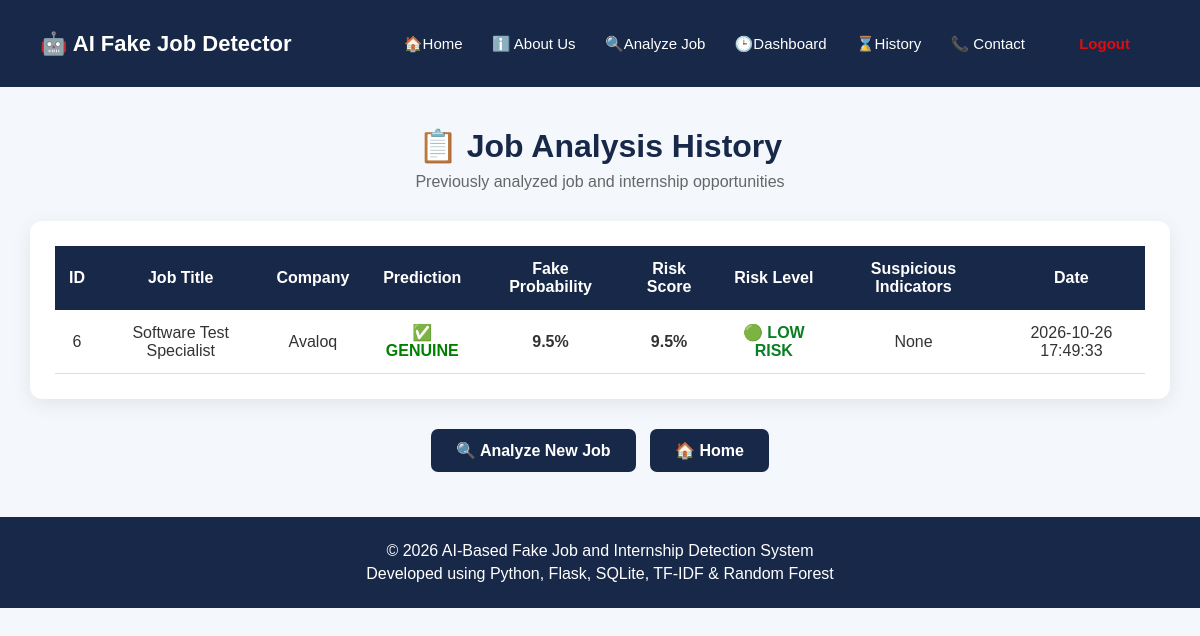
The app's page /history (signed in) with its own data.
### tables this page shows
CREATE TABLE job_analysis (

                id INTEGER PRIMARY KEY AUTOINCREMENT,

                user_id INTEGER,

                job_title TEXT NOT NULL,

                company_name TEXT NOT NULL,

                job_description TEXT,

                requirements TEXT,

                salary TEXT,

                prediction TEXT NOT NULL,

                fake_probability REAL,

                risk_score REAL,

                risk_level TEXT,

                suspicious_indicators TEXT,

                analysis_date TEXT,

                FOREIGN KEY(user_id) REFERENCES users(id)

            );

### app.py (the view)
@app.route("/history")
@login_required
def history():
    analyses = query_all("""
        SELECT id, job_title, company_name, prediction, fake_probability,
               risk_score, risk_level, suspicious_indicators, analysis_date
        FROM job_analysis WHERE user_id = ? ORDER BY id DESC LIMIT 500
    """, (session["user_id"],))
    return render_template("history.html", analyses=analyses)

### app.py (called while the page is built, shortened)
def get_db():
    connection = sqlite3.connect(str(DATABASE_PATH))
    connection.row_factory = sqlite3.Row
    return connection

def query_all(sql, params=()):
    with closing(get_db()) as connection:
        return connection.execute(sql, params).fetchall()

def get_settings():
    settings = dict(DEFAULT_SETTINGS)
    try:
        for row in query_all("SELECT key, value FROM app_settings"):
            settings[row["key"]] = row["value"]
    except sqlite3.Error:
        pass
    return settings

def login_required(view):
    @wraps(view)
    def wrapped(*args, **kwargs):
        if "user_id" not in session:
            flash("Please log in to continue.", "error")
            return redirect(url_for("login"))
        return view(*args, **kwargs)
    return wrapped

@app.context_processor
def inject_user():
    return {
        "current_user_name": session.get("user_name"),
        "current_user_email": session.get("user"),
        "is_logged_in": "user_id" in session,
        "is_admin": session.get("user") == ADMIN_EMAIL,
    }

@app.context_processor
def inject_site_settings():
    settings = get_settings()
    return {"site_name": settings["site_name"], "maintenance_mode": settings["maintenance_mode"]}

@app.after_request
def add_maintenance_banner(response):
    try:
        if (response.mimetype == "text/html" and response.status_code == 200
                and not request.path.startswith("/admin")):
            settings = get_settings()
    except Exception as exc:
        print("Banner error:", exc)
    return response

@app.after_request
def no_cache_for_private_pages(response):
    if "user_id" in session:
        response.headers["Cache-Control"] = "no-store"
    return response

### templates/history.html (shortened to what this page needs)
<!DOCTYPE html>
<html lang="en">
<head>
</head>
<body>
    <nav class="navbar">
<h2> 🤖 AI Fake Job Detector </h2>
<div class="navbar-links">
     <a href="/"> 🏠Home </a>
    <a href="/about">ℹ️ About Us</a>
    <a href="/analyze"> 🔍Analyze Job </a>
     <a href="/dashboard"> 🕒Dashboard </a>
     <a href="/history"> ⌛History </a>
     <a href="/contact">📞 Contact </a>
      {% if session.get("user_id") %}
     <a class=" btn btn-primary ms-2 nav-link text-danger" href="/logout" style="color: #df0d0d;"> Logout </a>
     {% else %}
     <a class="btn btn-primary ms-2" href="/login" style="color: #df0d0d;"> Login </a>
     {% endif %}
    </div>
</nav>
    <div class="container">
        <div class="page-title">
            <h1>
                📋 Job Analysis History
            </h1>
            <p>
                Previously analyzed job and internship opportunities
            </p>
        </div>
        <div class="table-box">
            {% if analyses %}
            <table>
                <thead>
                    <tr>
                        <th>
                            ID
                        </th>
                        <th>
                            Job Title
                        </th>
                        <th>
                            Company
                        </th>
                        <th>
                            Prediction
                        </th>
                        <th>
                            Fake Probability
                        </th>
                        <th>
                            Risk Score
                        </th>
                        <th>
                            Risk Level
                        </th>
                        <th>
                            Suspicious Indicators
                        </th>
                        <th>
                            Date
                        </th>
                    </tr>
                </thead>
                <tbody>
                    {% for analysis in analyses %}
                    <tr>
                        <td>
                            {{ analysis["id"] }}
                        </td>
                        <td>
                            {{ analysis["job_title"] }}
                        </td>
                        <td>
                            {{ analysis["company_name"] }}
                        </td>
                        <td>
                            {% if analysis["prediction"] == "FAKE / SUSPICIOUS" %}
                                <span class="fake">
                                    🚨 FAKE / SUSPICIOUS
                                </span>
                            {% else %}
                                <span class="genuine">
                                    ✅ GENUINE
                                </span>
                            {% endif %}
                        </td>
                        <td class="score">
                            {{ analysis["fake_probability"] }}%
                        </td>
                        <td class="score">
                            {{ analysis["risk_score"] }}%
                        </td>
                        <td>
                            {% if analysis["risk_level"] == "HIGH RISK" %}
                                <span class="high-risk">
                                    🔴 HIGH RISK
                                </span>
                            {% elif analysis["risk_level"] == "MEDIUM RISK" %}
                                <span class="medium-risk">
                                    🟠 MEDIUM RISK
                                </span>
                            {% else %}
                                <span class="low-risk">
                                    🟢 LOW RISK
                                </span>
                            {% endif %}
                        </td>
                        <td>
                            {% if analysis["suspicious_indicators"] %}
                                {{ analysis["suspicious_indicators"] }}
                            {% else %}
                                <span>
                                    None
                                </span>
                            {% endif %}
                        </td>
                        <td>
                            {{ analysis["analysis_date"] }}
                        </td>
                    </tr>
                    {% endfor %}
                </tbody>
            </table>
            {% else %}
                <div class="no-data">
                    📭 No job analysis found.
                    <br><br>
                    Analyze your first job to see the history here.
                </div>
            {% endif %}
        </div>
        <div class="buttons">
            <a
                href="/dashboard"
                class="btn"
            >
                🔍 Analyze New Job
            </a>
            <a
                href="/"
                class="btn"
            >
                🏠 Home
            </a>
        </div>
    </div>
    <footer>
        <p>
            © 2026 AI-Based Fake Job and Internship Detection System
        </p>
        <p>
            Developed using Python, Flask, SQLite, TF-IDF & Random Forest
        </p>
    </footer>
</body>
</html>

### templates/history.html (style rules this page uses)
* { margin: 0; padding: 0; box-sizing: border-box; font-family: Arial, sans-serif; }
body { background: #f4f7fb; color: #333; }
.navbar { background: #182848; color: white; padding: 18px 40px; display: flex; justify-content: space-between; align-items: center; }
.navbar h2 { font-size: 22px; }
.navbar a { color: white; text-decoration: none; margin-left: 25px; font-size: 15px; }
.container { width: 95%; max-width: 1200px; margin: 40px auto; }
.page-title { text-align: center; margin-bottom: 30px; }
.page-title h1 { color: #182848; margin-bottom: 8px; }
.btn-primary { background: white; color: #182848; border: none; }
.page-title p { color: #666; }
.table-box { background: white; padding: 25px; border-radius: 12px; box-shadow: 0 5px 20px rgba(0,0,0,0.08); overflow-x: auto; }
table { width: 100%; border-collapse: collapse; min-width: 900px; }
th { background: #182848; color: white; padding: 14px; text-align: center; }
td { padding: 13px; border-bottom: 1px solid #ddd; text-align: center; }
.genuine { color: #008000; font-weight: bold; }
.low-risk { color: #087f23; font-weight: bold; }
.score { font-weight: bold; }
.buttons { text-align: center; margin-top: 25px; }
.btn { display: inline-block; padding: 12px 25px; background: #182848; color: white; text-decoration: none; border-radius: 7px; font-weight: bold; margin: 5px; }
footer { text-align: center; margin-top: 40px; padding: 20px; background: #182848; color: white; }
footer p { margin: 5px; }

### records on screen
job_analysis: id "6", job_title "Software Test Specialist", company_name "Avaloq", prediction "✅ GENUINE", fake_probability "9.5", risk_score "9.5", risk_level "🟢 LOW RISK", suspicious_indicators "None", analysis_date "2026-10-26 17:49:33"
